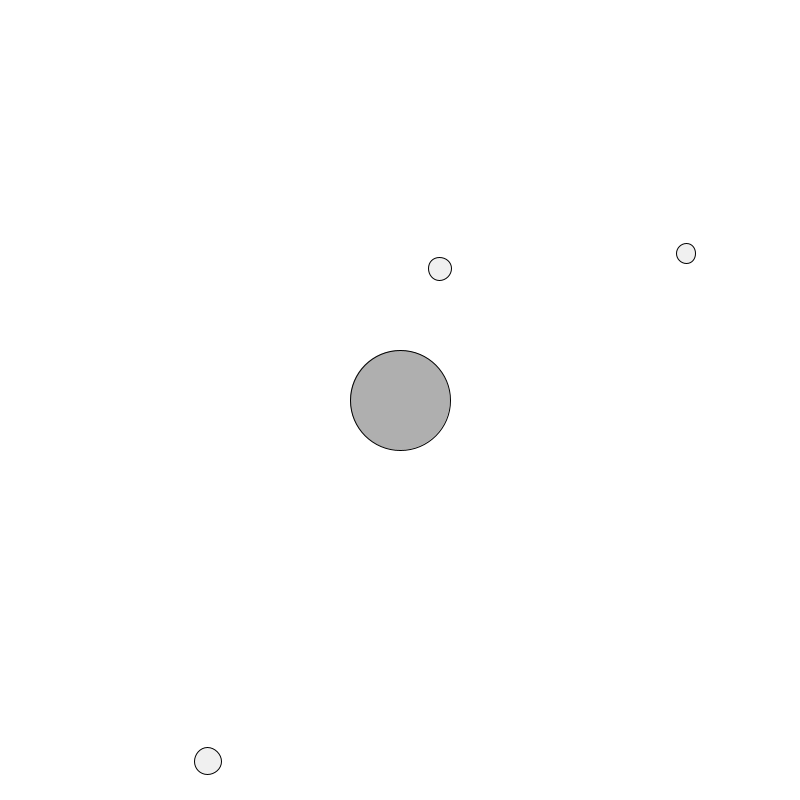
Frame 1 (no input)
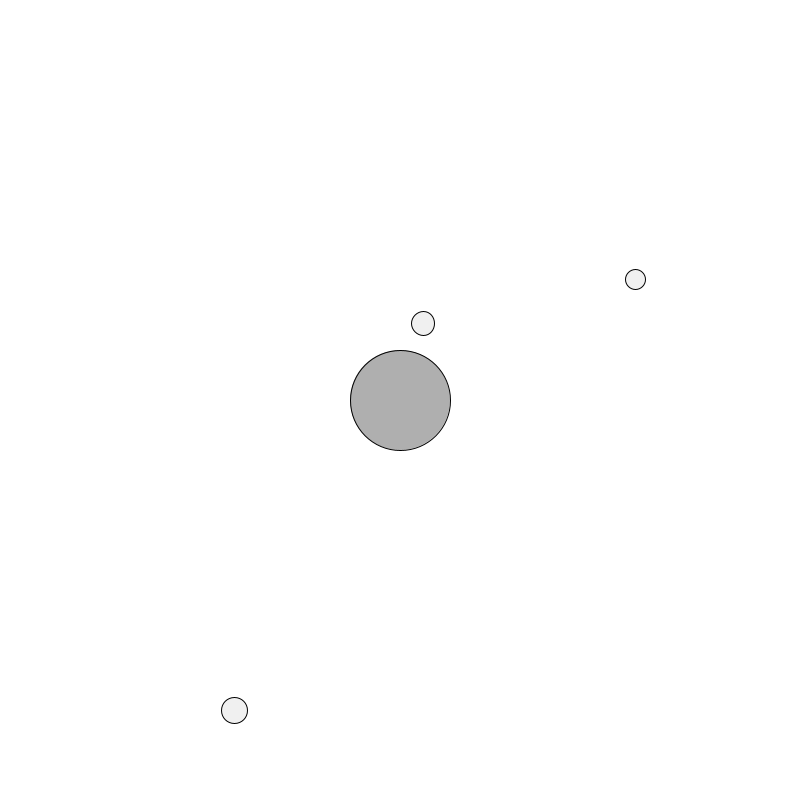
Frame 60 (the mouse pressed at the canvas centre just before this capture)
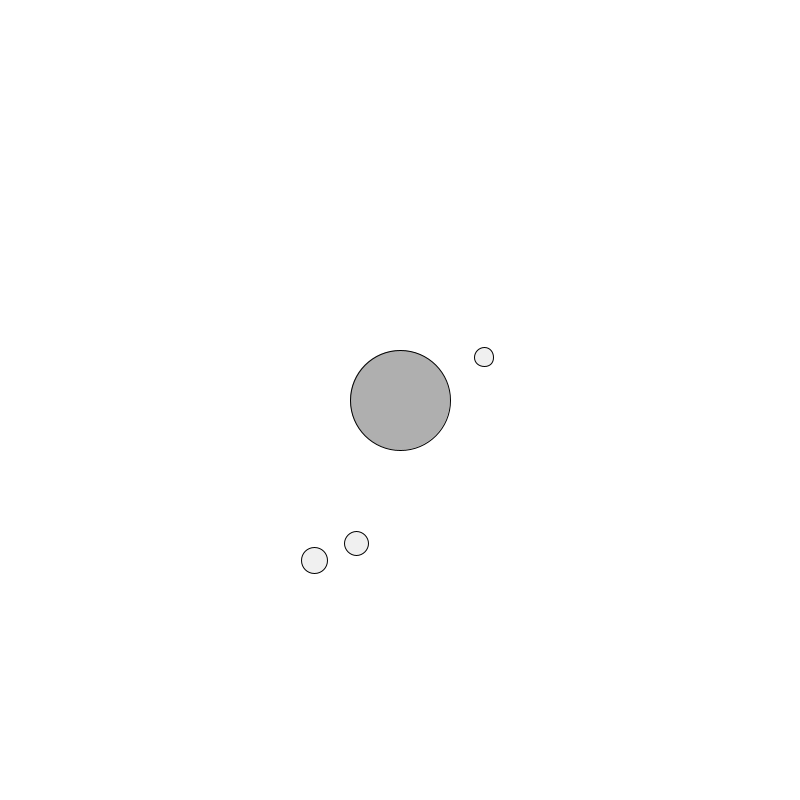
Frame 120 (the mouse held since frame 60 and released just before this capture)

The Processing sketch that drew these frames (run headless with seeded random() and noise(); from frame 60 on, the mouse is pressed at the canvas centre):

// Processing sketch: gravity_attraction
// ── gravity_attraction.pde
Mover[] moverArr = new Mover[3];
Attractor a;

void setup() {
  size(800, 800);
  a = new Attractor();
  for (int i = 0; i < moverArr.length; i++) {
    moverArr[i] = new Mover(random(8, 16), random(0, width), random(0, height));
  }
};

void draw() {
  background(255);
  a.draw();
  for (Mover m : moverArr) {
    m.applyForce(a.getAttractiveForce(m));
    m.update();
    m.draw();
  }
};
// ── Attractor.pde
class Attractor {
  PVector location;
  float mass;

  Attractor() {
    location = new PVector(width/ 2, height / 2);
    mass = 50;
  }

  PVector getAttractiveForce(Mover m) {
    PVector attractorToMover = PVector.sub(location, m.location);
    float distance = attractorToMover.mag();
    distance = constrain(distance, 5, 40);
    PVector attractiveForceDirection = attractorToMover.get().normalize();
    float attractiveForceMag = mass * m.mass / sq(distance);

    return attractiveForceDirection.mult(attractiveForceMag);
  }

  void draw() {
    fill(175);
    circle(location.x, location.y, mass * 2);
  }
}
// ── Mover.pde
class Mover {
  PVector location;
  PVector velocity;
  PVector acceleration;
  float mass;

  Mover(float m, float x, float y) {
    mass = m;
    location = new PVector(x, y);
    velocity = new PVector(0, 0);
    acceleration = new PVector(0, 0);
  }

  void applyForce(PVector f) {
    PVector fCopy = PVector.div(f, mass);
    acceleration.add(fCopy);
  };

  void checkEdges() {
    if (location.x < 0) {
      velocity.x *= -1;
      location.x = 0;
    } else if (location.x > width) {
      velocity.x *= -1;
      location.x = width;
    }

    if (location.y < 0) {
      velocity.y *= -1;
      location.y = 0;
    } else if (location.y > height) {
      velocity.y *= -1;
      location.y = height;
    }
  }

  void update() {
    velocity.add(acceleration);
    location.add(velocity);
    acceleration.mult(0);
    checkEdges();
  }

  void draw() {
    stroke(0);
    fill(240);
    circle(location.x, location.y, mass * 2);
  }
}
